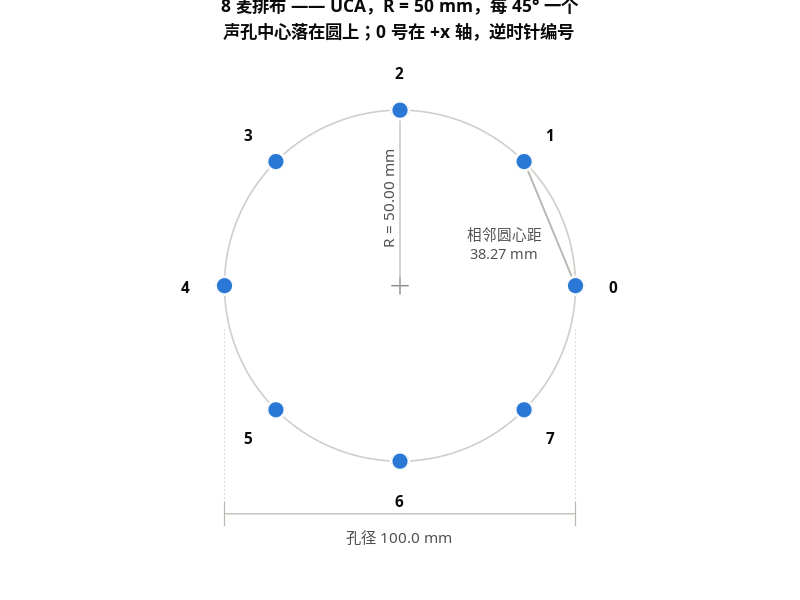
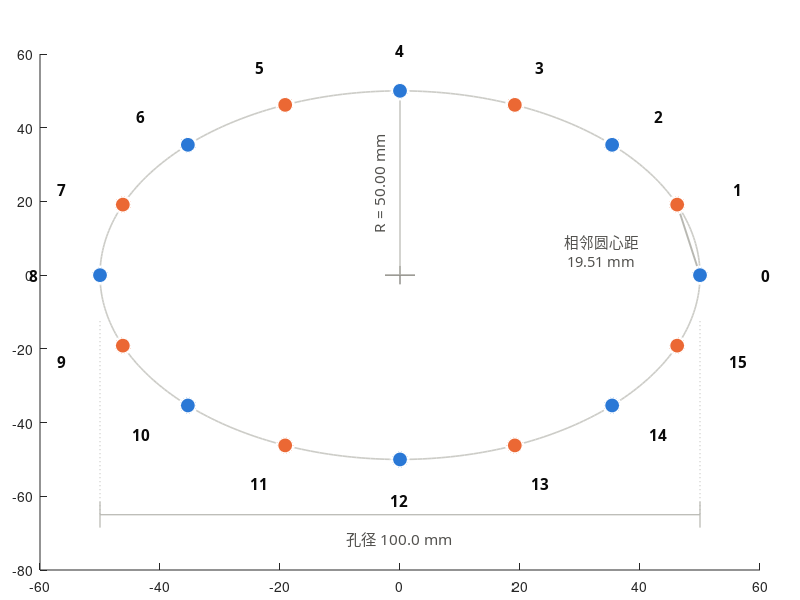

Source code (MATLAB) for these figures, in order: (Note: this script raises an error after producing the figures.)
%% plot_mic_layout.m —— 8/16 麦圆阵载板排布图（docs/mic_array_layout.md 的配图）
%
% 数据源：scripts/golden/mic_geometry.py 的 uca_positions()
%   x_k = R*cos(2*pi*k/N),  y_k = R*sin(2*pi*k/N)   —— 从 +x 起逆时针
%   R = 50 mm（R-02 锁定，不要改；改半径要重跑全部实测）
%
% 输出：docs/mic_array_layout_8ch.png / docs/mic_array_layout_16ch.png
% 本脚本只画几何。公差、电气、连接器要求见 docs/mic_array_layout.md。
%
% ⚠ 图上的编号是**槽位号**（物理位置），不是通道号。
%    8 麦阶段 槽位 0,2,4,...,14 → DIN0..7 → 通道 0..7
%    16 麦阶段 槽位 k → DINk → 通道 k
%    两种配置的 DIN→槽位映射不同，接线前先看文档里那两张表。

set(0, 'DefaultFigureVisible', 'off');   % 后台跑，别弹窗挡住编辑器

R  = 50;                                  % mm，圆阵半径（到声孔中心）
FN = 'Microsoft YaHei';

C_BG   = [1 1 1];
C_RING = [0.80 0.80 0.78];
C_AXIS = [0.72 0.72 0.70];
C_TXT  = [0.043 0.043 0.043];             % #0b0b0b
C_SEC  = [0.322 0.318 0.306];             % #52514e
C_MUT  = [0.537 0.533 0.506];             % #898781
C1     = [0.165 0.471 0.839];             % #2a78d6  series-1
C2     = [0.922 0.408 0.204];             % #eb6834  series-2

thisDir = fileparts(mfilename('fullpath'));
if isempty(thisDir), thisDir = pwd; end
outDir  = fullfile(thisDir, '..', 'docs');

for N = [8 16]
    a  = 2*pi*(0:N-1)/N;
    px = R*cos(a);   py = R*sin(a);
    d  = 2*R*sin(pi/N);                   % 相邻声孔圆心距

    fh = figure('Color', C_BG, 'Position', [80 80 840 840]);
    ax = axes('Parent', fh, 'Position', [0.05 0.05 0.90 0.86]);
    hold(ax, 'on');

    % ── 圆（半径 50 的声孔落点圆）────────────────────────────────
    th = linspace(0, 2*pi, 400);
    plot(ax, R*cos(th), R*sin(th), '-', 'Color', C_RING, 'LineWidth', 1.2);

    % ── 阵列中心 ─────────────────────────────────────────────────
    plot(ax, [-2.5 2.5], [0 0], '-', 'Color', C_MUT, 'LineWidth', 1);
    plot(ax, [0 0], [-2.5 2.5], '-', 'Color', C_MUT, 'LineWidth', 1);

    % ── 半径尺寸线（竖直向上，避开 x 轴的孔径线）─────────────────
    plot(ax, [0 0], [0 R], '-', 'Color', C_AXIS, 'LineWidth', 0.9);
    text(ax, -3.5, R/2, sprintf('R = %.2f mm', R), 'FontName', FN, ...
         'FontSize', 11, 'Color', C_SEC, 'HorizontalAlignment', 'center', ...
         'Rotation', 90, 'BackgroundColor', C_BG, 'Margin', 1);

    % ── 孔径尺寸线 ───────────────────────────────────────────────
    yD = -R - 15;
    plot(ax, [-R R], [yD yD], '-', 'Color', C_AXIS, 'LineWidth', 0.9);
    plot(ax, [-R -R], [yD-3.5 yD+3.5], '-', 'Color', C_AXIS, 'LineWidth', 0.9);
    plot(ax, [ R  R], [yD-3.5 yD+3.5], '-', 'Color', C_AXIS, 'LineWidth', 0.9);
    plot(ax, [-R -R], [-R*0.25 yD], ':', 'Color', C_AXIS, 'LineWidth', 0.7);
    plot(ax, [ R  R], [-R*0.25 yD], ':', 'Color', C_AXIS, 'LineWidth', 0.7);
    text(ax, 0, yD-4.5, sprintf('孔径 %.1f mm', 2*R), 'FontName', FN, ...
         'FontSize', 11, 'Color', C_SEC, 'HorizontalAlignment', 'center', ...
         'VerticalAlignment', 'top');

    % ── 相邻圆心距：弦 0–1（虚线，压在两点之间）──────────────────
    plot(ax, [px(1) px(2)], [py(1) py(2)], '-', 'Color', C_AXIS, 'LineWidth', 1.4);
    mx = (px(1)+px(2))/2 * 0.70;          % 往圆内推，避开点标签
    my = (py(1)+py(2))/2 * 0.70;
    text(ax, mx, my, sprintf('相邻圆心距\n%.2f mm', d), 'FontName', FN, ...
         'FontSize', 10.5, 'Color', C_SEC, 'HorizontalAlignment', 'center', ...
         'VerticalAlignment', 'middle', 'BackgroundColor', C_BG, 'Margin', 1);

    % ── 麦位置 ───────────────────────────────────────────────────
    if N == 8
        plot(ax, px, py, 'o', 'MarkerSize', 13, 'MarkerFaceColor', C1, ...
             'MarkerEdgeColor', C_BG, 'LineWidth', 2);
        t1 = '8 麦排布 —— UCA，R = 50 mm，每 45° 一个';
        t2 = '声孔中心落在圆上；0 号在 +x 轴，逆时针编号';
    else
        is8 = mod(0:N-1, 2) == 0;
        plot(ax, px(is8),  py(is8),  'o', 'MarkerSize', 12, ...
             'MarkerFaceColor', C1, 'MarkerEdgeColor', C_BG, 'LineWidth', 2);
        plot(ax, px(~is8), py(~is8), 'o', 'MarkerSize', 12, ...
             'MarkerFaceColor', C2, 'MarkerEdgeColor', C_BG, 'LineWidth', 2);
        t1 = '16 麦排布 —— UCA，R = 50 mm，每 22.5° 一个';
        t2 = '蓝点 = 8 麦阶段就装的那 8 个（槽位 0,2,…,14）';
    end

    % ── 槽位号 ───────────────────────────────────────────────────
    for k = 1:N
        text(ax, (R+11)*cos(a(k)), (R+11)*sin(a(k)), num2str(k-1), ...
             'FontName', FN, 'FontSize', 11, 'Color', C_TXT, ...
             'FontWeight', 'bold', 'HorizontalAlignment', 'center', ...
             'VerticalAlignment', 'middle');
    end

    % ── 图例（16 麦才需要：≥2 类）────────────────────────────────
    if N == 16
        h1 = plot(ax, nan, nan, 'o', 'MarkerSize', 11, ...
                  'MarkerFaceColor', C1, 'MarkerEdgeColor', C_BG, 'LineWidth', 2);
        h2 = plot(ax, nan, nan, 'o', 'MarkerSize', 11, ...
                  'MarkerFaceColor', C2, 'MarkerEdgeColor', C_BG, 'LineWidth', 2);
        lg = legend(ax, [h1 h2], ...
                    {'8 麦阶段装这 8 个（DIN0–7）', '16 麦阶段补装（DIN8–15）'}, ...
                    'FontName', FN, 'FontSize', 10.5, 'Box', 'off', ...
                    'Location', 'southoutside', 'Orientation', 'horizontal');
        lg.TextColor = C_SEC;
    end

    % ── 标题与轴 ─────────────────────────────────────────────────
    title(ax, {t1; t2}, 'FontName', FN, 'FontSize', 12.5, 'Color', C_TXT);
    daspect(ax, [1 1 1]);
    xlim(ax, [-R-28, R+28]);
    ylim(ax, [yD-16, R+16]);
    axis(ax, 'off');

    % ── 导出 ─────────────────────────────────────────────────────
    if N == 8
        fname = 'mic_array_layout_8ch.png';
    else
        fname = 'mic_array_layout_16ch.png';
    end
    full = fullfile(outDir, fname);
    exportgraphics(fh, full, 'Resolution', 180);
    fprintf('已导出 %s\n', full);
    close(fh);
end
